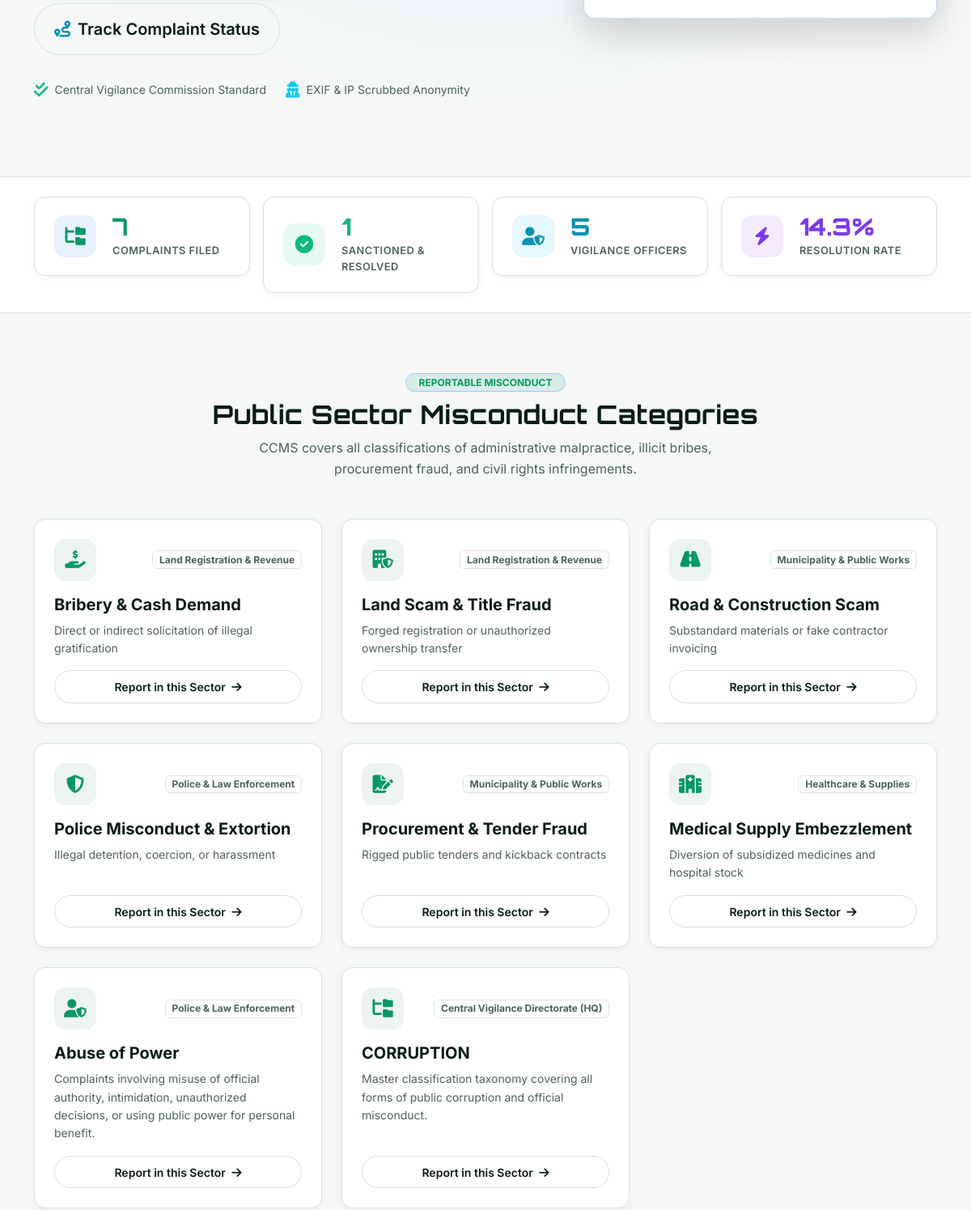
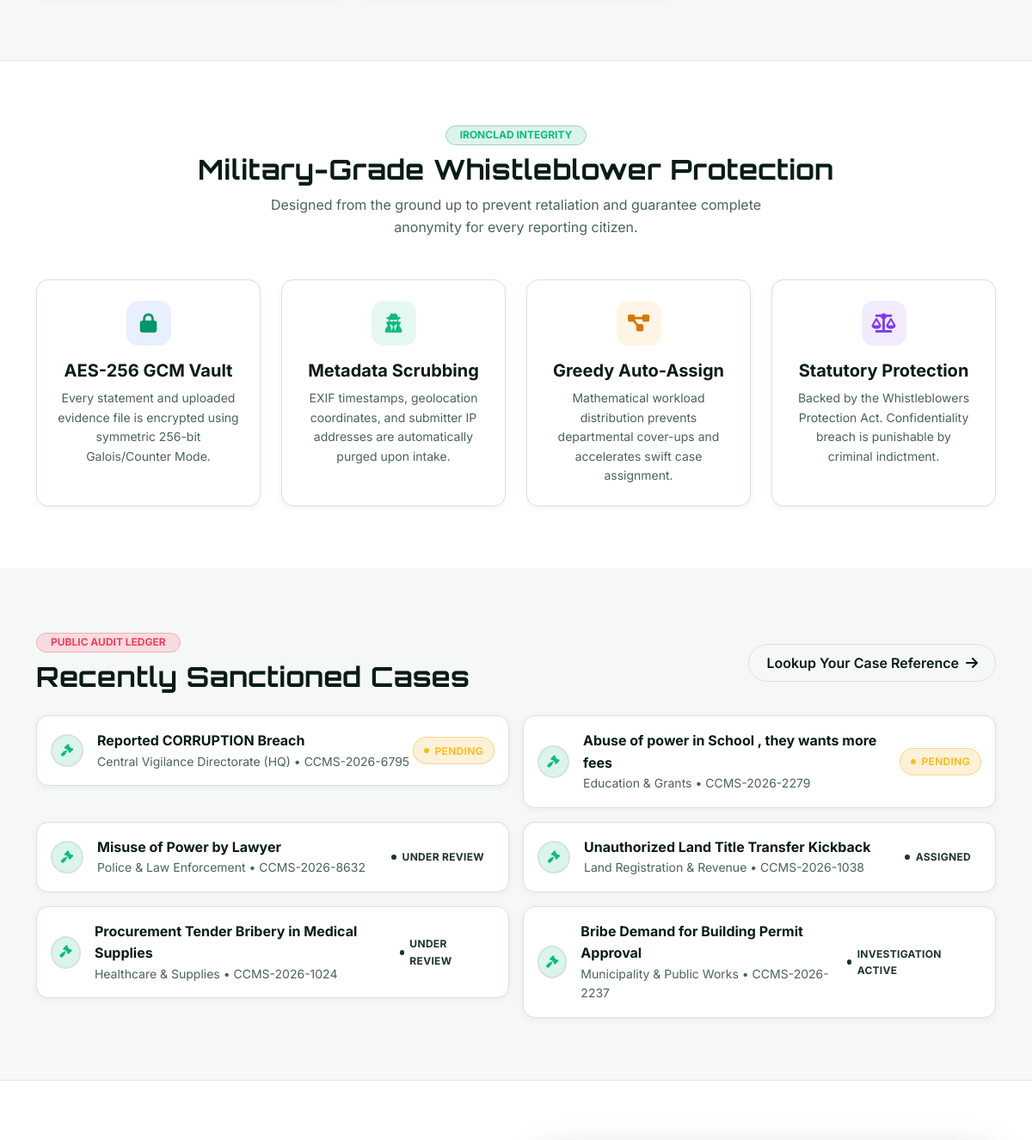
Before: / (middle part) with the older database file (2 pictures, top to bottom).
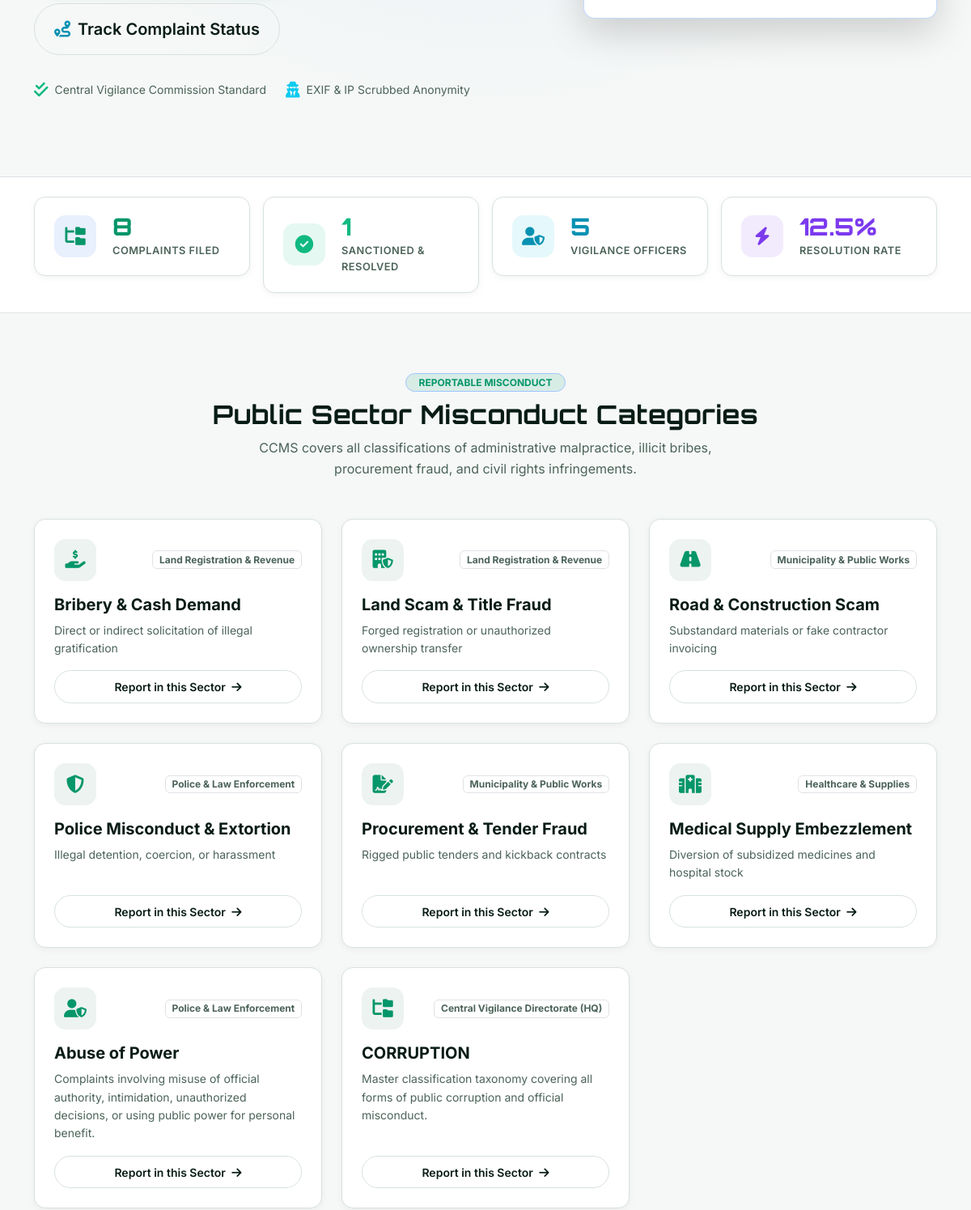
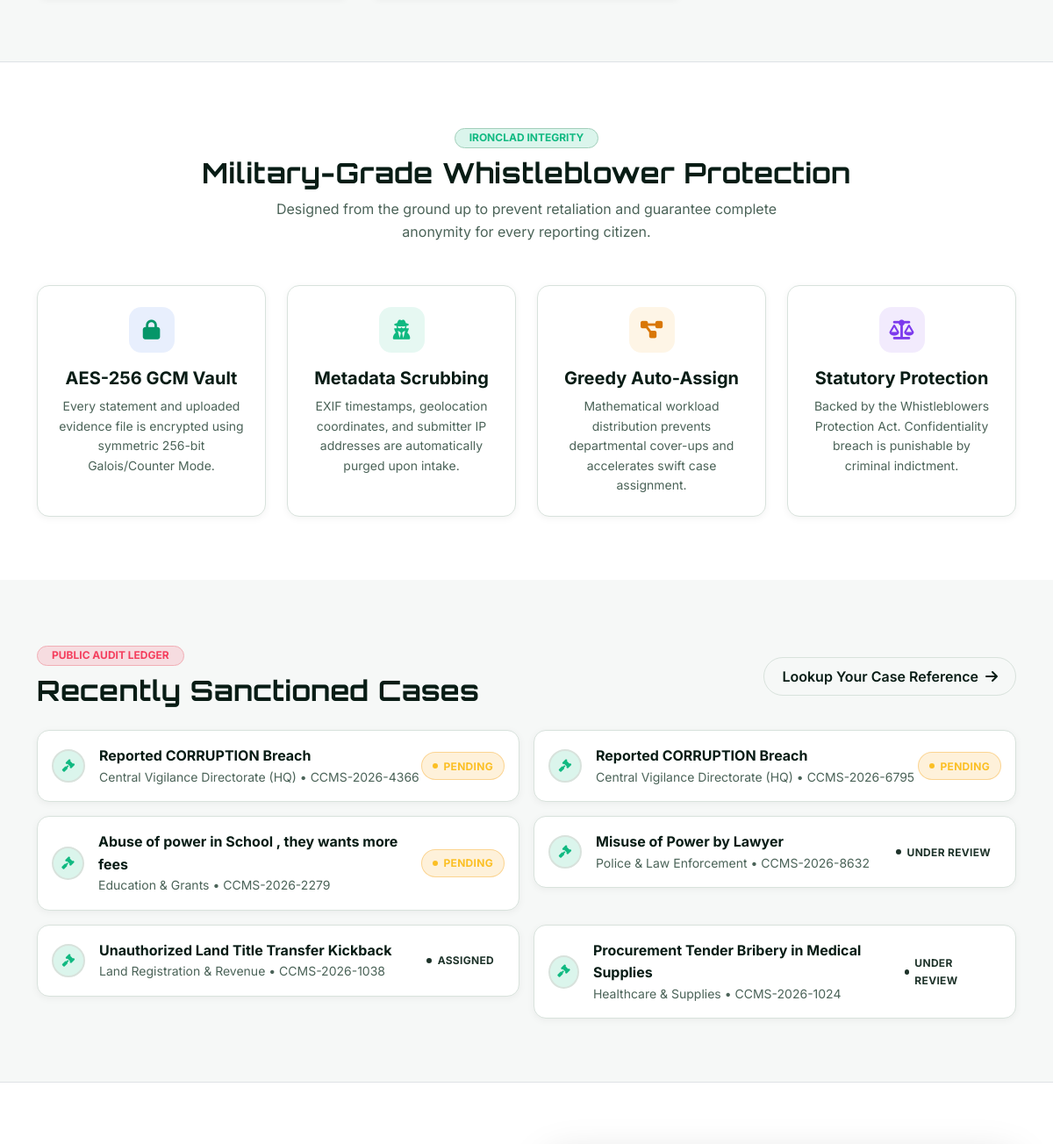
After: the same page with the newer database file (2 pictures, top to bottom).
### tables this page shows
CREATE TABLE categories (
            category_id TEXT PRIMARY KEY,
            name TEXT NOT NULL,
            icon TEXT DEFAULT 'fa-hand-holding-dollar',
            dept TEXT NOT NULL,
            description TEXT
        );

CREATE TABLE complaints (
            complaint_id TEXT PRIMARY KEY,
            user_id INTEGER NOT NULL,
            complaint_title TEXT NOT NULL,
            misconduct_category TEXT NOT NULL,
            sector TEXT NOT NULL,
            incident_date TEXT NOT NULL,
            incident_time TEXT,
            location TEXT NOT NULL,
            description TEXT NOT NULL,
            anonymous_mode INTEGER DEFAULT 0,
            severity TEXT DEFAULT 'Medium',
            evidence_file TEXT,
            complaint_status TEXT DEFAULT 'Pending',
            assigned_officer TEXT,
            assigned_officer_id TEXT,
            investigation_notes TEXT,
            rating INTEGER,
            feedback TEXT,
            created_at DATETIME DEFAULT CURRENT_TIMESTAMP,
            updated_at DATETIME DEFAULT CURRENT_TIMESTAMP
        );

### app.py (the view)
@app.route("/")
def home():
    total_complaints = db.query_db("SELECT COUNT(*) as count FROM complaints", one=True)["count"]
    resolved_complaints = db.query_db("SELECT COUNT(*) as count FROM complaints WHERE complaint_status IN ('Resolved', 'Closed')", one=True)["count"]
    total_officers = db.query_db("SELECT COUNT(*) as count FROM officers", one=True)["count"]
    total_citizens = db.query_db("SELECT COUNT(*) as count FROM users", one=True)["count"]
    res_rate = 0
    if total_complaints > 0:
        res_rate = round((resolved_complaints / total_complaints) * 100, 1)
    stats = {
        "total_complaints": total_complaints,
        "resolved_complaints": resolved_complaints,
        "total_officers": total_officers,
        "total_citizens": total_citizens,
        "resolution_rate": res_rate
    }
    categories = db.query_db("SELECT * FROM categories")
    recent_cases = db.query_db("SELECT * FROM complaints ORDER BY created_at DESC LIMIT 6")
    return render_template("public/index.html", stats=stats, categories=categories, recent_cases=recent_cases)

### db.py (called while the page is built)
def dict_factory(cursor, row):
    d = {}
    for idx, col in enumerate(cursor.description):
        d[col[0]] = row[idx]
    return d

def get_db_connection():
    conn = sqlite3.connect(DB_PATH, timeout=20.0, check_same_thread=False)
    conn.row_factory = dict_factory
    conn.execute("PRAGMA journal_mode=WAL;")
    return conn

def _normalize_query(query, args):
    if "ON DUPLICATE KEY UPDATE" in query.upper() and "system_settings" in query.lower():
        query = "INSERT OR REPLACE INTO system_settings (setting_key, setting_value) VALUES (?, ?)"
        if len(args) == 3:
            args = (args[0], args[1])
        return query, args
    normalized_query = query.replace("%s", "?")
    return normalized_query, args

def query_db(query, args=(), one=False):
    normalized_query, normalized_args = _normalize_query(query, args)
    conn = get_db_connection()
    try:
        cursor = conn.cursor()
        cursor.execute(normalized_query, normalized_args)
        result = cursor.fetchall()
        return (result[0] if result else None) if one else result
    finally:
        conn.close()

### templates/public/index.html (shortened to what the changed rows need)
{% extends 'base.html' %}
{% block content %}
<section class="py-4 border-top border-bottom" style="background: var(--bg-surface);">
  <div class="container">
    <div class="row g-3">
      <div class="col-6 col-lg-3">
        <div class="stat-card">
          <div>
            <div class="stat-val text-primary">{{ stats.total_complaints }}</div>
            <div class="stat-label" data-i18n="stats_total">Complaints Filed</div>
          </div>
        </div>
      </div>
      <div class="col-6 col-lg-3">
        <div class="stat-card">
          <div>
            <div class="stat-val" style="color:var(--accent-violet);">{{ stats.resolution_rate }}%</div>
            <div class="stat-label" data-i18n="stats_rate">Resolution Rate</div>
          </div>
        </div>
      </div>
    </div>
  </div>
</section>
<section class="py-5">
  <div class="container py-lg-4">
    <div class="text-center mb-5">
      <h2 class="fw-bold brand-font text-heading">Public Sector Misconduct Categories</h2>
    </div>
    <div class="row g-4">
      {% for cat in categories %}
      <div class="col-md-6 col-lg-4">
        <div class="ccms-card ccms-card-interactive h-100 d-flex flex-column justify-content-between">
          <div>
            <div class="d-flex align-items-center justify-content-between mb-3">
              <div class="stat-icon" style="background: var(--bg-subtle); color: var(--primary);">
                <i class="fas {{ cat.icon }}"></i>
              </div>
              <span class="badge bg-subtle text-muted border">{{ cat.dept }}</span>
            </div>
            <h5 class="fw-bold text-heading mb-2">{{ cat.name }}</h5>
            <p class="text-muted small mb-3">{{ cat.description }}</p>
          </div>
          <a href="{{ url_for('file_complaint') }}?category={{ cat.name }}"
            class="btn btn-sm btn-outline-custom w-100 text-center">
            Report in this Sector <i class="fas fa-arrow-right ms-1"></i>
          </a>
        </div>
      </div>
      {% endfor %}
    </div>
  </div>
</section>
<section class="py-5 border-top" style="background: var(--bg-surface);">
  <div class="container py-lg-4">
    <div class="text-center mb-5">
      <h2 class="fw-bold brand-font text-heading">Military-Grade Whistleblower Protection</h2>
    </div>
  </div>
</section>
<section class="py-5">
  <div class="container py-lg-4">
    <div class="row align-items-center g-4 mb-4">
      <div class="col-md-8">
        <h2 class="fw-bold brand-font text-heading mb-0">Recently Sanctioned Cases</h2>
      </div>
    </div>
    <div class="row g-3">
      {% for item in recent_cases %}
      <div class="col-md-6">
        <div class="ccms-card p-3 d-flex align-items-center justify-content-between">
          <div class="d-flex align-items-center gap-3">
            <div class="user-avatar-circle" style="background: rgba(16,185,129,0.15); color: var(--accent-emerald);">
              <i class="fas fa-gavel"></i>
            </div>
            <div>
              <div class="fw-bold text-heading">{{ item.complaint_title }}</div>
              <div class="text-muted small">
                <span>{{ item.sector }}</span> &bull; <span>{{ item.complaint_id }}</span>
              </div>
            </div>
          </div>
          <span class="badge-status {{ item.complaint_status }}">{{ item.complaint_status }}</span>
        </div>
      </div>
      {% endfor %}
    </div>
  </div>
</section>
{% endblock %}

Changed rows visible on the page:
no longer on this page (row unchanged): complaints: complaint_title "Bribe Demand for Building Permit Approval", sector "Municipality & Public Works", complaint_id "CCMS-2026-2237", complaint_status "INVESTIGATION ACTIVE"
added complaints: complaint_title "Reported CORRUPTION Breach", sector "Central Vigilance Directorate (HQ)", complaint_id "CCMS-2026-4366", complaint_status "PENDING"
Other visible differences:
{{ stats.total_complaints }}: "7" → "8"
{{ stats.resolution_rate }}: "14.3" → "12.5"
